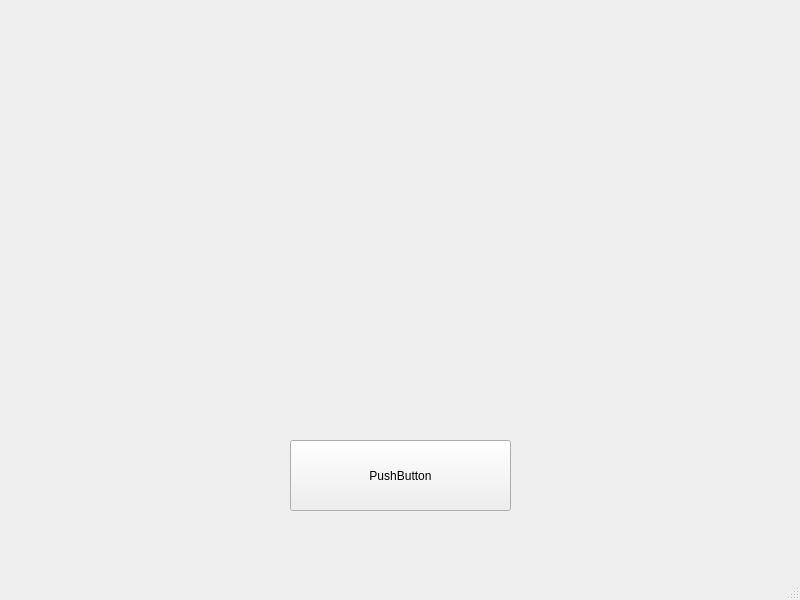
<?xml version="1.0" encoding="UTF-8"?>
<ui version="4.0">
 <class>MainWindow</class>
 <widget class="QMainWindow" name="MainWindow">
  <property name="geometry">
   <rect>
    <x>0</x>
    <y>0</y>
    <width>800</width>
    <height>600</height>
   </rect>
  </property>
  <property name="windowTitle">
   <string>MainWindow</string>
  </property>
  <widget class="QWidget" name="centralwidget">
   <widget class="QPushButton" name="pushButton">
    <property name="geometry">
     <rect>
      <x>290</x>
      <y>440</y>
      <width>221</width>
      <height>71</height>
     </rect>
    </property>
    <property name="text">
     <string>PushButton</string>
    </property>
   </widget>
  </widget>
  <widget class="QMenuBar" name="menubar">
   <property name="geometry">
    <rect>
     <x>0</x>
     <y>0</y>
     <width>800</width>
     <height>21</height>
    </rect>
   </property>
  </widget>
  <widget class="QStatusBar" name="statusbar"/>
 </widget>
 <resources/>
 <connections/>
</ui>
